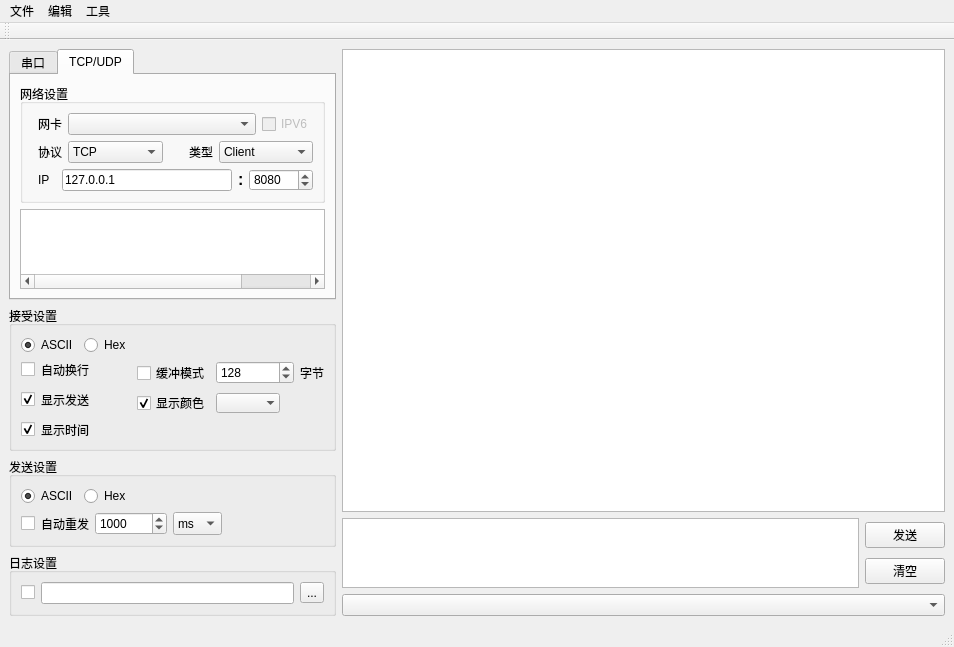
<?xml version="1.0" encoding="UTF-8"?>
<ui version="4.0">
 <class>MainWindow</class>
 <widget class="QMainWindow" name="MainWindow">
  <property name="geometry">
   <rect>
    <x>0</x>
    <y>0</y>
    <width>954</width>
    <height>645</height>
   </rect>
  </property>
  <property name="font">
   <font>
    <family>Microsoft YaHei UI</family>
   </font>
  </property>
  <property name="windowTitle">
   <string>MainWindow</string>
  </property>
  <property name="windowIcon">
   <iconset resource="res.qrc">
    <normaloff>:/mainIcon.jpg</normaloff>:/mainIcon.jpg</iconset>
  </property>
  <widget class="QWidget" name="centralwidget">
   <layout class="QGridLayout" name="gridLayout">
    <item row="6" column="0">
     <widget class="QGroupBox" name="horizontalGroupBox_8">
      <property name="title">
       <string>日志设置</string>
      </property>
      <layout class="QHBoxLayout" name="horizontalLayout_8">
       <item>
        <widget class="QCheckBox" name="cbEnableLog">
         <property name="sizePolicy">
          <sizepolicy hsizetype="Fixed" vsizetype="Fixed">
           <horstretch>0</horstretch>
           <verstretch>0</verstretch>
          </sizepolicy>
         </property>
         <property name="text">
          <string/>
         </property>
        </widget>
       </item>
       <item>
        <widget class="QLineEdit" name="leLogPath">
         <property name="sizePolicy">
          <sizepolicy hsizetype="Preferred" vsizetype="Fixed">
           <horstretch>0</horstretch>
           <verstretch>0</verstretch>
          </sizepolicy>
         </property>
         <property name="clearButtonEnabled">
          <bool>true</bool>
         </property>
        </widget>
       </item>
       <item>
        <widget class="QToolButton" name="tbtSeleteLogPath">
         <property name="text">
          <string>...</string>
         </property>
        </widget>
       </item>
      </layout>
     </widget>
    </item>
    <item row="4" column="0">
     <widget class="QGroupBox" name="formGroupBox_2">
      <property name="sizePolicy">
       <sizepolicy hsizetype="Preferred" vsizetype="Preferred">
        <horstretch>0</horstretch>
        <verstretch>0</verstretch>
       </sizepolicy>
      </property>
      <property name="title">
       <string>接受设置</string>
      </property>
      <layout class="QFormLayout" name="formLayout_2">
       <property name="fieldGrowthPolicy">
        <enum>QFormLayout::AllNonFixedFieldsGrow</enum>
       </property>
       <item row="1" column="0">
        <layout class="QHBoxLayout" name="horizontalLayout_4">
         <item>
          <widget class="QCheckBox" name="cbAutoNewLine"/>
         </item>
         <item>
          <widget class="QLabel" name="Label_7">
           <property name="sizePolicy">
            <sizepolicy hsizetype="Fixed" vsizetype="Fixed">
             <horstretch>0</horstretch>
             <verstretch>0</verstretch>
            </sizepolicy>
           </property>
           <property name="text">
            <string>自动换行</string>
           </property>
          </widget>
         </item>
        </layout>
       </item>
       <item row="2" column="0">
        <layout class="QHBoxLayout" name="horizontalLayout_5">
         <item>
          <widget class="QCheckBox" name="cbShowSend">
           <property name="checked">
            <bool>true</bool>
           </property>
          </widget>
         </item>
         <item>
          <widget class="QLabel" name="Label_8">
           <property name="sizePolicy">
            <sizepolicy hsizetype="Fixed" vsizetype="Fixed">
             <horstretch>0</horstretch>
             <verstretch>0</verstretch>
            </sizepolicy>
           </property>
           <property name="text">
            <string>显示发送</string>
           </property>
          </widget>
         </item>
        </layout>
       </item>
       <item row="3" column="0">
        <layout class="QHBoxLayout" name="horizontalLayout_6">
         <item>
          <widget class="QCheckBox" name="cbShowTime">
           <property name="checked">
            <bool>true</bool>
           </property>
          </widget>
         </item>
         <item>
          <widget class="QLabel" name="Label_9">
           <property name="sizePolicy">
            <sizepolicy hsizetype="Fixed" vsizetype="Fixed">
             <horstretch>0</horstretch>
             <verstretch>0</verstretch>
            </sizepolicy>
           </property>
           <property name="text">
            <string>显示时间</string>
           </property>
          </widget>
         </item>
        </layout>
       </item>
       <item row="0" column="0">
        <layout class="QHBoxLayout" name="horizontalLayout">
         <item>
          <widget class="QRadioButton" name="rbtRASCII">
           <property name="sizePolicy">
            <sizepolicy hsizetype="Fixed" vsizetype="Fixed">
             <horstretch>0</horstretch>
             <verstretch>0</verstretch>
            </sizepolicy>
           </property>
           <property name="text">
            <string>ASCII</string>
           </property>
           <property name="checked">
            <bool>true</bool>
           </property>
          </widget>
         </item>
         <item>
          <widget class="QRadioButton" name="rbtRHex">
           <property name="sizePolicy">
            <sizepolicy hsizetype="Fixed" vsizetype="Fixed">
             <horstretch>0</horstretch>
             <verstretch>0</verstretch>
            </sizepolicy>
           </property>
           <property name="text">
            <string>Hex</string>
           </property>
          </widget>
         </item>
        </layout>
       </item>
       <item row="1" column="1">
        <layout class="QHBoxLayout" name="horizontalLayout_9">
         <item>
          <widget class="QCheckBox" name="cbRecBufferMode">
           <property name="sizePolicy">
            <sizepolicy hsizetype="Fixed" vsizetype="Fixed">
             <horstretch>0</horstretch>
             <verstretch>0</verstretch>
            </sizepolicy>
           </property>
           <property name="text">
            <string>缓冲模式</string>
           </property>
           <property name="tristate">
            <bool>false</bool>
           </property>
          </widget>
         </item>
         <item>
          <widget class="QSpinBox" name="sbRecBufferSize">
           <property name="sizePolicy">
            <sizepolicy hsizetype="Preferred" vsizetype="Fixed">
             <horstretch>0</horstretch>
             <verstretch>0</verstretch>
            </sizepolicy>
           </property>
           <property name="minimumSize">
            <size>
             <width>64</width>
             <height>0</height>
            </size>
           </property>
           <property name="maximumSize">
            <size>
             <width>80</width>
             <height>16777215</height>
            </size>
           </property>
           <property name="maximum">
            <number>65535</number>
           </property>
           <property name="value">
            <number>128</number>
           </property>
          </widget>
         </item>
         <item>
          <widget class="QLabel" name="label">
           <property name="sizePolicy">
            <sizepolicy hsizetype="Fixed" vsizetype="Fixed">
             <horstretch>0</horstretch>
             <verstretch>0</verstretch>
            </sizepolicy>
           </property>
           <property name="text">
            <string>字节</string>
           </property>
          </widget>
         </item>
        </layout>
       </item>
       <item row="2" column="1">
        <layout class="QHBoxLayout" name="horizontalLayout_10">
         <item>
          <widget class="QCheckBox" name="cbRecShowFontColor">
           <property name="sizePolicy">
            <sizepolicy hsizetype="Fixed" vsizetype="Fixed">
             <horstretch>0</horstretch>
             <verstretch>0</verstretch>
            </sizepolicy>
           </property>
           <property name="text">
            <string>显示颜色</string>
           </property>
           <property name="checked">
            <bool>true</bool>
           </property>
          </widget>
         </item>
         <item>
          <widget class="QComboBox" name="cbbRecFontColor">
           <property name="sizePolicy">
            <sizepolicy hsizetype="Fixed" vsizetype="Fixed">
             <horstretch>0</horstretch>
             <verstretch>0</verstretch>
            </sizepolicy>
           </property>
           <property name="minimumSize">
            <size>
             <width>16</width>
             <height>0</height>
            </size>
           </property>
           <property name="maximumSize">
            <size>
             <width>64</width>
             <height>16777215</height>
            </size>
           </property>
           <property name="editable">
            <bool>false</bool>
           </property>
           <property name="iconSize">
            <size>
             <width>64</width>
             <height>16</height>
            </size>
           </property>
           <property name="frame">
            <bool>false</bool>
           </property>
          </widget>
         </item>
        </layout>
       </item>
      </layout>
     </widget>
    </item>
    <item row="5" column="0">
     <widget class="QGroupBox" name="formGroupBox_3">
      <property name="sizePolicy">
       <sizepolicy hsizetype="Preferred" vsizetype="Preferred">
        <horstretch>0</horstretch>
        <verstretch>0</verstretch>
       </sizepolicy>
      </property>
      <property name="title">
       <string>发送设置</string>
      </property>
      <layout class="QFormLayout" name="formLayout_3">
       <property name="fieldGrowthPolicy">
        <enum>QFormLayout::AllNonFixedFieldsGrow</enum>
       </property>
       <item row="1" column="0">
        <layout class="QHBoxLayout" name="horizontalLayout_3">
         <item>
          <widget class="QCheckBox" name="cbAutoResend"/>
         </item>
         <item>
          <widget class="QLabel" name="Label_10">
           <property name="text">
            <string>自动重发</string>
           </property>
          </widget>
         </item>
         <item>
          <widget class="QSpinBox" name="sbRetime">
           <property name="minimumSize">
            <size>
             <width>72</width>
             <height>0</height>
            </size>
           </property>
           <property name="maximum">
            <number>65535</number>
           </property>
           <property name="value">
            <number>1000</number>
           </property>
          </widget>
         </item>
         <item>
          <widget class="QComboBox" name="cbbRetimeUnit">
           <property name="sizePolicy">
            <sizepolicy hsizetype="Preferred" vsizetype="Fixed">
             <horstretch>0</horstretch>
             <verstretch>0</verstretch>
            </sizepolicy>
           </property>
           <property name="maximumSize">
            <size>
             <width>64</width>
             <height>32</height>
            </size>
           </property>
           <item>
            <property name="text">
             <string>ms</string>
            </property>
           </item>
           <item>
            <property name="text">
             <string>s</string>
            </property>
           </item>
           <item>
            <property name="text">
             <string>min</string>
            </property>
           </item>
           <item>
            <property name="text">
             <string>h</string>
            </property>
           </item>
          </widget>
         </item>
        </layout>
       </item>
       <item row="0" column="0">
        <layout class="QHBoxLayout" name="horizontalLayout_2">
         <item>
          <widget class="QRadioButton" name="rbtSASCII">
           <property name="text">
            <string>ASCII</string>
           </property>
           <property name="checked">
            <bool>true</bool>
           </property>
          </widget>
         </item>
         <item>
          <widget class="QRadioButton" name="rbtSHex">
           <property name="text">
            <string>Hex</string>
           </property>
          </widget>
         </item>
        </layout>
       </item>
      </layout>
     </widget>
    </item>
    <item row="0" column="0" rowspan="4">
     <widget class="QTabWidget" name="tabWidget">
      <property name="sizePolicy">
       <sizepolicy hsizetype="Preferred" vsizetype="Expanding">
        <horstretch>0</horstretch>
        <verstretch>0</verstretch>
       </sizepolicy>
      </property>
      <property name="maximumSize">
       <size>
        <width>520</width>
        <height>16777215</height>
       </size>
      </property>
      <property name="currentIndex">
       <number>1</number>
      </property>
      <widget class="QWidget" name="SerialTab">
       <attribute name="title">
        <string>串口</string>
       </attribute>
       <layout class="QVBoxLayout" name="verticalLayout_2">
        <item>
         <widget class="QGroupBox" name="formGroupBox">
          <property name="sizePolicy">
           <sizepolicy hsizetype="Preferred" vsizetype="Preferred">
            <horstretch>0</horstretch>
            <verstretch>0</verstretch>
           </sizepolicy>
          </property>
          <property name="maximumSize">
           <size>
            <width>520</width>
            <height>16777215</height>
           </size>
          </property>
          <property name="title">
           <string>串口设置</string>
          </property>
          <layout class="QFormLayout" name="formLayout">
           <property name="fieldGrowthPolicy">
            <enum>QFormLayout::AllNonFixedFieldsGrow</enum>
           </property>
           <item row="0" column="0">
            <widget class="QLabel" name="Label">
             <property name="sizePolicy">
              <sizepolicy hsizetype="Fixed" vsizetype="Preferred">
               <horstretch>0</horstretch>
               <verstretch>0</verstretch>
              </sizepolicy>
             </property>
             <property name="text">
              <string>端  口</string>
             </property>
            </widget>
           </item>
           <item row="0" column="1">
            <widget class="QComboBox" name="cbbPort">
             <property name="sizePolicy">
              <sizepolicy hsizetype="Fixed" vsizetype="Fixed">
               <horstretch>0</horstretch>
               <verstretch>0</verstretch>
              </sizepolicy>
             </property>
             <property name="maximumSize">
              <size>
               <width>255</width>
               <height>16777215</height>
              </size>
             </property>
            </widget>
           </item>
           <item row="1" column="0">
            <widget class="QLabel" name="Label_2">
             <property name="sizePolicy">
              <sizepolicy hsizetype="Fixed" vsizetype="Preferred">
               <horstretch>0</horstretch>
               <verstretch>0</verstretch>
              </sizepolicy>
             </property>
             <property name="text">
              <string>波特率</string>
             </property>
            </widget>
           </item>
           <item row="1" column="1">
            <widget class="QComboBox" name="cbbBaud">
             <property name="sizePolicy">
              <sizepolicy hsizetype="Fixed" vsizetype="Fixed">
               <horstretch>0</horstretch>
               <verstretch>0</verstretch>
              </sizepolicy>
             </property>
             <property name="maximumSize">
              <size>
               <width>255</width>
               <height>16777215</height>
              </size>
             </property>
             <property name="editable">
              <bool>true</bool>
             </property>
             <property name="currentIndex">
              <number>5</number>
             </property>
             <item>
              <property name="text">
               <string>4800</string>
              </property>
             </item>
             <item>
              <property name="text">
               <string>9600</string>
              </property>
             </item>
             <item>
              <property name="text">
               <string>19200</string>
              </property>
             </item>
             <item>
              <property name="text">
               <string>38400</string>
              </property>
             </item>
             <item>
              <property name="text">
               <string>57600</string>
              </property>
             </item>
             <item>
              <property name="text">
               <string>115200</string>
              </property>
             </item>
             <item>
              <property name="text">
               <string>128000</string>
              </property>
             </item>
             <item>
              <property name="text">
               <string>230400</string>
              </property>
             </item>
             <item>
              <property name="text">
               <string>256000</string>
              </property>
             </item>
             <item>
              <property name="text">
               <string>460800</string>
              </property>
             </item>
             <item>
              <property name="text">
               <string>921600</string>
              </property>
             </item>
             <item>
              <property name="text">
               <string>1382400</string>
              </property>
             </item>
            </widget>
           </item>
           <item row="2" column="0">
            <widget class="QLabel" name="Label_3">
             <property name="sizePolicy">
              <sizepolicy hsizetype="Fixed" vsizetype="Preferred">
               <horstretch>0</horstretch>
               <verstretch>0</verstretch>
              </sizepolicy>
             </property>
             <property name="text">
              <string>数据位</string>
             </property>
            </widget>
           </item>
           <item row="2" column="1">
            <widget class="QComboBox" name="cbbDataBit">
             <property name="sizePolicy">
              <sizepolicy hsizetype="Fixed" vsizetype="Fixed">
               <horstretch>0</horstretch>
               <verstretch>0</verstretch>
              </sizepolicy>
             </property>
             <property name="maximumSize">
              <size>
               <width>255</width>
               <height>16777215</height>
              </size>
             </property>
             <property name="currentIndex">
              <number>3</number>
             </property>
             <item>
              <property name="text">
               <string>5</string>
              </property>
             </item>
             <item>
              <property name="text">
               <string>6</string>
              </property>
             </item>
             <item>
              <property name="text">
               <string>7</string>
              </property>
             </item>
             <item>
              <property name="text">
               <string>8</string>
              </property>
             </item>
            </widget>
           </item>
           <item row="3" column="0">
            <widget class="QLabel" name="Label_4">
             <property name="sizePolicy">
              <sizepolicy hsizetype="Fixed" vsizetype="Preferred">
               <horstretch>0</horstretch>
               <verstretch>0</verstretch>
              </sizepolicy>
             </property>
             <property name="text">
              <string>校验位</string>
             </property>
            </widget>
           </item>
           <item row="3" column="1">
            <widget class="QComboBox" name="cbbParity">
             <property name="sizePolicy">
              <sizepolicy hsizetype="Fixed" vsizetype="Fixed">
               <horstretch>0</horstretch>
               <verstretch>0</verstretch>
              </sizepolicy>
             </property>
             <property name="maximumSize">
              <size>
               <width>255</width>
               <height>16777215</height>
              </size>
             </property>
             <item>
              <property name="text">
               <string>None</string>
              </property>
             </item>
             <item>
              <property name="text">
               <string>Even</string>
              </property>
             </item>
             <item>
              <property name="text">
               <string>Odd</string>
              </property>
             </item>
             <item>
              <property name="text">
               <string>Space</string>
              </property>
             </item>
             <item>
              <property name="text">
               <string>Mark</string>
              </property>
             </item>
            </widget>
           </item>
           <item row="4" column="0">
            <widget class="QLabel" name="Label_5">
             <property name="sizePolicy">
              <sizepolicy hsizetype="Fixed" vsizetype="Preferred">
               <horstretch>0</horstretch>
               <verstretch>0</verstretch>
              </sizepolicy>
             </property>
             <property name="text">
              <string>停止位</string>
             </property>
            </widget>
           </item>
           <item row="4" column="1">
            <widget class="QComboBox" name="cbbStop">
             <property name="sizePolicy">
              <sizepolicy hsizetype="Fixed" vsizetype="Fixed">
               <horstretch>0</horstretch>
               <verstretch>0</verstretch>
              </sizepolicy>
             </property>
             <property name="maximumSize">
              <size>
               <width>255</width>
               <height>16777215</height>
              </size>
             </property>
             <item>
              <property name="text">
               <string>1</string>
              </property>
             </item>
             <item>
              <property name="text">
               <string>2</string>
              </property>
             </item>
             <item>
              <property name="text">
               <string>1.5</string>
              </property>
             </item>
            </widget>
           </item>
           <item row="5" column="0">
            <widget class="QLabel" name="Label_6">
             <property name="sizePolicy">
              <sizepolicy hsizetype="Fixed" vsizetype="Preferred">
               <horstretch>0</horstretch>
               <verstretch>0</verstretch>
              </sizepolicy>
             </property>
             <property name="text">
              <string>流  控</string>
             </property>
            </widget>
           </item>
           <item row="5" column="1">
            <widget class="QComboBox" name="cbbFlow">
             <property name="sizePolicy">
              <sizepolicy hsizetype="Fixed" vsizetype="Fixed">
               <horstretch>0</horstretch>
               <verstretch>0</verstretch>
              </sizepolicy>
             </property>
             <property name="maximumSize">
              <size>
               <width>255</width>
               <height>16777215</height>
              </size>
             </property>
             <item>
              <property name="text">
               <string>None</string>
              </property>
             </item>
             <item>
              <property name="text">
               <string>RTS/CTS</string>
              </property>
             </item>
             <item>
              <property name="text">
               <string>XON/XOFF</string>
              </property>
             </item>
            </widget>
           </item>
          </layout>
         </widget>
        </item>
       </layout>
      </widget>
      <widget class="QWidget" name="TcpUdpTap">
       <attribute name="title">
        <string>TCP/UDP</string>
       </attribute>
       <layout class="QVBoxLayout" name="verticalLayout_3">
        <item>
         <widget class="QGroupBox" name="groupBox">
          <property name="title">
           <string>网络设置</string>
          </property>
          <layout class="QFormLayout" name="formLayout_4">
           <item row="1" column="1">
            <layout class="QHBoxLayout" name="horizontalLayout_13">
             <item>
              <widget class="QLabel" name="Label_11">
               <property name="sizePolicy">
                <sizepolicy hsizetype="Fixed" vsizetype="Fixed">
                 <horstretch>0</horstretch>
                 <verstretch>0</verstretch>
                </sizepolicy>
               </property>
               <property name="text">
                <string>协议</string>
               </property>
              </widget>
             </item>
             <item>
              <widget class="QComboBox" name="cbbNetProfile">
               <property name="sizePolicy">
                <sizepolicy hsizetype="Fixed" vsizetype="Fixed">
                 <horstretch>0</horstretch>
                 <verstretch>0</verstretch>
                </sizepolicy>
               </property>
               <property name="minimumSize">
                <size>
                 <width>64</width>
                 <height>0</height>
                </size>
               </property>
               <property name="maximumSize">
                <size>
                 <width>255</width>
                 <height>16777215</height>
                </size>
               </property>
               <item>
                <property name="text">
                 <string>TCP</string>
                </property>
               </item>
               <item>
                <property name="text">
                 <string>UDP</string>
                </property>
               </item>
              </widget>
             </item>
             <item>
              <spacer name="horizontalSpacer">
               <property name="orientation">
                <enum>Qt::Horizontal</enum>
               </property>
               <property name="sizeType">
                <enum>QSizePolicy::Fixed</enum>
               </property>
               <property name="sizeHint" stdset="0">
                <size>
                 <width>20</width>
                 <height>20</height>
                </size>
               </property>
              </spacer>
             </item>
             <item>
              <widget class="QLabel" name="Label_12">
               <property name="sizePolicy">
                <sizepolicy hsizetype="Fixed" vsizetype="Fixed">
                 <horstretch>0</horstretch>
                 <verstretch>0</verstretch>
                </sizepolicy>
               </property>
               <property name="text">
                <string>类型</string>
               </property>
              </widget>
             </item>
             <item>
              <widget class="QComboBox" name="cbbNetRole">
               <property name="sizePolicy">
                <sizepolicy hsizetype="Fixed" vsizetype="Fixed">
                 <horstretch>0</horstretch>
                 <verstretch>0</verstretch>
                </sizepolicy>
               </property>
               <property name="minimumSize">
                <size>
                 <width>64</width>
                 <height>0</height>
                </size>
               </property>
               <property name="maximumSize">
                <size>
                 <width>255</width>
                 <height>16777215</height>
                </size>
               </property>
               <item>
                <property name="text">
                 <string>Client</string>
                </property>
               </item>
               <item>
                <property name="text">
                 <string>Server</string>
                </property>
               </item>
              </widget>
             </item>
            </layout>
           </item>
           <item row="2" column="1">
            <layout class="QHBoxLayout" name="horizontalLayout_11">
             <item>
              <widget class="QLabel" name="iPLabel">
               <property name="sizePolicy">
                <sizepolicy hsizetype="Fixed" vsizetype="Fixed">
                 <horstretch>0</horstretch>
                 <verstretch>0</verstretch>
                </sizepolicy>
               </property>
               <property name="maximumSize">
                <size>
                 <width>48</width>
                 <height>24</height>
                </size>
               </property>
               <property name="text">
                <string>IP  </string>
               </property>
              </widget>
             </item>
             <item>
              <widget class="TTKIpEditWidget" name="leIPSource">
               <property name="enabled">
                <bool>true</bool>
               </property>
               <property name="sizePolicy">
                <sizepolicy hsizetype="Fixed" vsizetype="Fixed">
                 <horstretch>0</horstretch>
                 <verstretch>0</verstretch>
                </sizepolicy>
               </property>
               <property name="minimumSize">
                <size>
                 <width>170</width>
                 <height>0</height>
                </size>
               </property>
               <property name="maximumSize">
                <size>
                 <width>170</width>
                 <height>32</height>
                </size>
               </property>
               <property name="baseSize">
                <size>
                 <width>0</width>
                 <height>0</height>
                </size>
               </property>
               <property name="text">
                <string>127.0.0.1</string>
               </property>
              </widget>
             </item>
             <item>
              <widget class="QLabel" name="label_2">
               <property name="sizePolicy">
                <sizepolicy hsizetype="Fixed" vsizetype="Fixed">
                 <horstretch>0</horstretch>
                 <verstretch>0</verstretch>
                </sizepolicy>
               </property>
               <property name="maximumSize">
                <size>
                 <width>5</width>
                 <height>16777215</height>
                </size>
               </property>
               <property name="font">
                <font>
                 <family>Microsoft YaHei UI</family>
                 <pointsize>12</pointsize>
                 <weight>75</weight>
                 <bold>true</bold>
                </font>
               </property>
               <property name="text">
                <string>:</string>
               </property>
              </widget>
             </item>
             <item>
              <widget class="QSpinBox" name="sbSourcePort">
               <property name="sizePolicy">
                <sizepolicy hsizetype="Fixed" vsizetype="Fixed">
                 <horstretch>0</horstretch>
                 <verstretch>0</verstretch>
                </sizepolicy>
               </property>
               <property name="minimumSize">
                <size>
                 <width>64</width>
                 <height>16</height>
                </size>
               </property>
               <property name="maximumSize">
                <size>
                 <width>64</width>
                 <height>16777215</height>
                </size>
               </property>
               <property name="maximum">
                <number>65535</number>
               </property>
               <property name="value">
                <number>8080</number>
               </property>
              </widget>
             </item>
            </layout>
           </item>
           <item row="0" column="1">
            <layout class="QHBoxLayout" name="horizontalLayout_12">
             <item>
              <widget class="QLabel" name="label_3">
               <property name="sizePolicy">
                <sizepolicy hsizetype="Fixed" vsizetype="Fixed">
                 <horstretch>0</horstretch>
                 <verstretch>0</verstretch>
                </sizepolicy>
               </property>
               <property name="text">
                <string>网卡</string>
               </property>
              </widget>
             </item>
             <item>
              <widget class="QComboBox" name="cbbNetworkInterface">
               <property name="sizePolicy">
                <sizepolicy hsizetype="Fixed" vsizetype="Fixed">
                 <horstretch>0</horstretch>
                 <verstretch>0</verstretch>
                </sizepolicy>
               </property>
               <property name="maximumSize">
                <size>
                 <width>255</width>
                 <height>16777215</height>
                </size>
               </property>
              </widget>
             </item>
             <item>
              <widget class="QCheckBox" name="cbEnableIPV6">
               <property name="enabled">
                <bool>false</bool>
               </property>
               <property name="sizePolicy">
                <sizepolicy hsizetype="Fixed" vsizetype="Fixed">
                 <horstretch>0</horstretch>
                 <verstretch>0</verstretch>
                </sizepolicy>
               </property>
               <property name="text">
                <string>IPV6</string>
               </property>
              </widget>
             </item>
            </layout>
           </item>
          </layout>
         </widget>
        </item>
        <item>
         <widget class="QTableWidget" name="tbwShowConnnectStatus">
          <property name="sizePolicy">
           <sizepolicy hsizetype="Preferred" vsizetype="Preferred">
            <horstretch>0</horstretch>
            <verstretch>0</verstretch>
           </sizepolicy>
          </property>
          <property name="focusPolicy">
           <enum>Qt::ClickFocus</enum>
          </property>
          <property name="contextMenuPolicy">
           <enum>Qt::CustomContextMenu</enum>
          </property>
          <property name="layoutDirection">
           <enum>Qt::LeftToRight</enum>
          </property>
          <property name="editTriggers">
           <set>QAbstractItemView::NoEditTriggers</set>
          </property>
          <property name="textElideMode">
           <enum>Qt::ElideRight</enum>
          </property>
          <property name="columnCount">
           <number>4</number>
          </property>
          <attribute name="horizontalHeaderVisible">
           <bool>false</bool>
          </attribute>
          <column/>
          <column/>
          <column/>
          <column/>
         </widget>
        </item>
       </layout>
      </widget>
     </widget>
    </item>
    <item row="0" column="1" rowspan="7">
     <layout class="QVBoxLayout" name="verticalLayout">
      <item>
       <widget class="QPlainTextEdit" name="pteShowRecieve">
        <property name="readOnly">
         <bool>true</bool>
        </property>
        <property name="centerOnScroll">
         <bool>false</bool>
        </property>
       </widget>
      </item>
      <item>
       <layout class="QHBoxLayout" name="horizontalLayout_7">
        <item>
         <widget class="QPlainTextEdit" name="pteSend">
          <property name="sizePolicy">
           <sizepolicy hsizetype="Expanding" vsizetype="Preferred">
            <horstretch>0</horstretch>
            <verstretch>0</verstretch>
           </sizepolicy>
          </property>
          <property name="maximumSize">
           <size>
            <width>16777215</width>
            <height>80</height>
           </size>
          </property>
         </widget>
        </item>
        <item>
         <layout class="QVBoxLayout" name="verticalLayout_4">
          <item>
           <widget class="QPushButton" name="pbtSend">
            <property name="text">
             <string>发送</string>
            </property>
           </widget>
          </item>
          <item>
           <widget class="QPushButton" name="pbtClearSend">
            <property name="text">
             <string>清空</string>
            </property>
           </widget>
          </item>
         </layout>
        </item>
       </layout>
      </item>
      <item>
       <widget class="QComboBox" name="cbbSendHistory">
        <property name="sizePolicy">
         <sizepolicy hsizetype="Expanding" vsizetype="Fixed">
          <horstretch>0</horstretch>
          <verstretch>0</verstretch>
         </sizepolicy>
        </property>
        <property name="minimumSize">
         <size>
          <width>0</width>
          <height>16</height>
         </size>
        </property>
        <property name="maximumSize">
         <size>
          <width>16777215</width>
          <height>64</height>
         </size>
        </property>
       </widget>
      </item>
     </layout>
    </item>
   </layout>
  </widget>
  <widget class="QMenuBar" name="menubar">
   <property name="geometry">
    <rect>
     <x>0</x>
     <y>0</y>
     <width>954</width>
     <height>23</height>
    </rect>
   </property>
   <widget class="QMenu" name="menuFile">
    <property name="title">
     <string>文件</string>
    </property>
    <addaction name="actionClose"/>
    <addaction name="actionSaveLog"/>
    <addaction name="actionLogView"/>
    <addaction name="actionOpenLogDir"/>
    <addaction name="separator"/>
    <addaction name="actionExit"/>
   </widget>
   <widget class="QMenu" name="menuEdit">
    <property name="title">
     <string>编辑</string>
    </property>
    <widget class="QMenu" name="menuLineMode">
     <property name="title">
      <string>行模式</string>
     </property>
     <addaction name="actionWin"/>
     <addaction name="actionUnix"/>
     <addaction name="actionMacOS"/>
     <addaction name="actionMacOSLegacy"/>
    </widget>
    <addaction name="actionStart"/>
    <addaction name="actionStop"/>
    <addaction name="actionPause"/>
    <addaction name="separator"/>
    <addaction name="actionClear"/>
    <addaction name="actionClearSendHistory"/>
    <addaction name="separator"/>
    <addaction name="menuLineMode"/>
   </widget>
   <widget class="QMenu" name="menuTool">
    <property name="title">
     <string>工具</string>
    </property>
    <addaction name="actionSetting"/>
   </widget>
   <addaction name="menuFile"/>
   <addaction name="menuEdit"/>
   <addaction name="menuTool"/>
  </widget>
  <widget class="QStatusBar" name="statusbar"/>
  <widget class="QToolBar" name="toolBar">
   <property name="windowTitle">
    <string>toolBar</string>
   </property>
   <attribute name="toolBarArea">
    <enum>TopToolBarArea</enum>
   </attribute>
   <attribute name="toolBarBreak">
    <bool>false</bool>
   </attribute>
  </widget>
  <action name="actionClose">
   <property name="text">
    <string>关闭</string>
   </property>
  </action>
  <action name="actionSaveLog">
   <property name="text">
    <string>保存日志</string>
   </property>
  </action>
  <action name="actionLogView">
   <property name="text">
    <string>查看当前日志</string>
   </property>
  </action>
  <action name="actionOpenLogDir">
   <property name="text">
    <string>打开日志文件夹</string>
   </property>
  </action>
  <action name="actionExit">
   <property name="text">
    <string>退出</string>
   </property>
  </action>
  <action name="actionStart">
   <property name="text">
    <string>开始</string>
   </property>
  </action>
  <action name="actionStop">
   <property name="text">
    <string>停止</string>
   </property>
  </action>
  <action name="actionPause">
   <property name="text">
    <string>暂停</string>
   </property>
  </action>
  <action name="actionClear">
   <property name="text">
    <string>清空接收</string>
   </property>
  </action>
  <action name="actionClearSendHistory">
   <property name="text">
    <string>清空发送历史</string>
   </property>
  </action>
  <action name="actionWin">
   <property name="checkable">
    <bool>true</bool>
   </property>
   <property name="checked">
    <bool>true</bool>
   </property>
   <property name="text">
    <string>Windows(CRLF)</string>
   </property>
  </action>
  <action name="actionUnix">
   <property name="checkable">
    <bool>true</bool>
   </property>
   <property name="text">
    <string>Unix(LF)</string>
   </property>
  </action>
  <action name="actionMacOS">
   <property name="checkable">
    <bool>true</bool>
   </property>
   <property name="text">
    <string>MacOS(LF)</string>
   </property>
  </action>
  <action name="actionMacOSLegacy">
   <property name="checkable">
    <bool>true</bool>
   </property>
   <property name="text">
    <string>MacOS(CR)</string>
   </property>
   <property name="autoRepeat">
    <bool>true</bool>
   </property>
  </action>
  <action name="actionSetting">
   <property name="text">
    <string>设置</string>
   </property>
  </action>
 </widget>
 <customwidgets>
  <customwidget>
   <class>TTKIpEditWidget</class>
   <extends>QLineEdit</extends>
   <header>ttkipeditwidget.h</header>
  </customwidget>
 </customwidgets>
 <resources>
  <include location="res.qrc"/>
 </resources>
 <connections/>
</ui>
